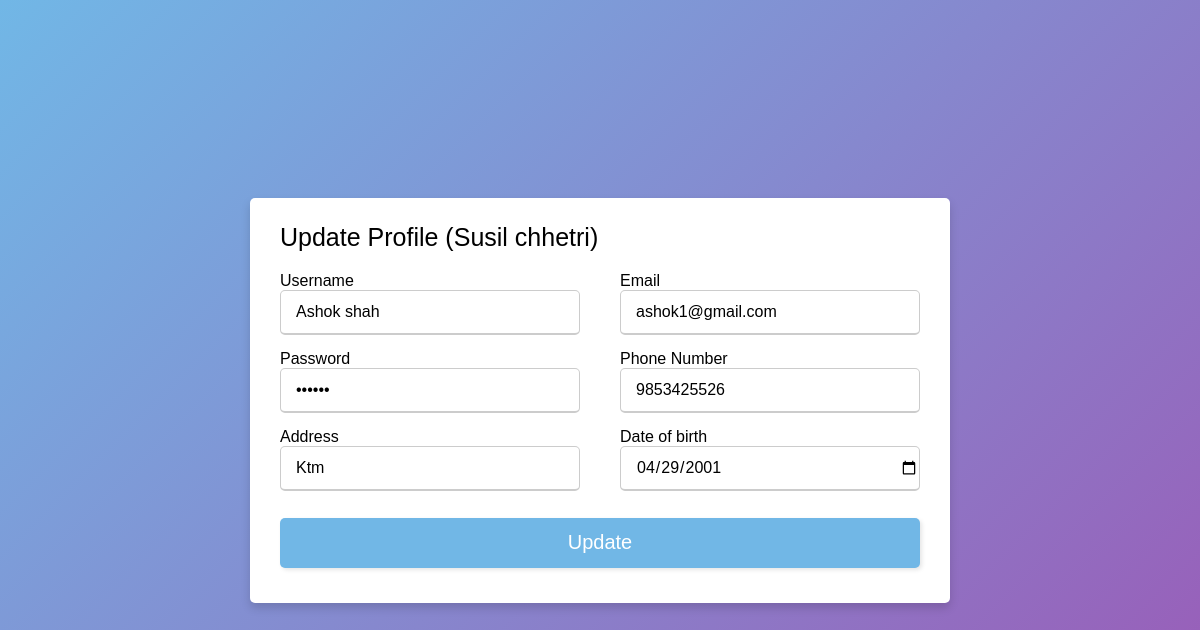
Page /patient_manage_profile.php?id=2 (signed in) on the committed database.
### tables this page shows
CREATE TABLE `patient` (
  `id` int(10) NOT NULL,
  `username` varchar(30) NOT NULL,
  `email` varchar(30) NOT NULL,
  `password` varchar(30) NOT NULL,
  `phone` varchar(10) NOT NULL,
  `address` varchar(20) NOT NULL,
  `dateOfBirth` date NOT NULL,
  `gender` enum('male','female','other') NOT NULL
);

### patient_manage_profile.php (the view, shortened to what this page needs)
<!DOCTYPE html>
<head>
  <link rel="stylesheet" href="register.css">
</head>
<body>
  <div class="container">
    <div class="title">Update Profile
    (<?php echo  $_SESSION['username']; ?>)
    </div>
    <div class="content">
      <form id="form1" action="" method="post">
        <div class="user-details">
        <?php
include 'connect.php';
$id = $_GET['id'];
$selectquery = "select * from patient where id = $id ";
$query = mysqli_query($con, $selectquery);
$result = mysqli_fetch_assoc($query);
  ?>
<div class="input-box">
            <label for="userName" class="details">Username</label>
            <input type="text" id="txtUserName" class="form-control" placeholder="Enter your username" name="userName" value="<?php echo $result['username']; ?>" >
          </div>
          <div class="input-box">
            <label for="email" class="details">Email</label>
            <input type="email" id="txtEmail" class="form-control" placeholder="Enter your email" name="email" value="<?php echo $result['email']; ?>">
          </div>
          <div class="input-box">
            <label for="password" class="details">Password</label>
            <input type="password" id="txtPassword" class="form-control" placeholder="Enter your password" name="password" value="<?php echo $result['password']; ?>">
          </div>
          <div class="input-box">
            <label for="phone" class="details">Phone Number</label>
            <input type="phone" id="txtPhone" class="form-control" placeholder="Enter your phone number" name="phone" value="<?php echo $result['phone']; ?>">
          </div>
          <div class="input-box">
            <label for="address" class="details">Address</label>
            <input type="text" id="txtAddress" class="form-control" placeholder="Enter your address" name="address" value="<?php echo $result['address']; ?>">
          </div>
          <div class="input-box">
          <label for="dateOfBirth" class="details">Date of birth</label>
              <input type="date" id="txtDateOfBirth" class="form-control" placeholder="mm / dd / yyyy" name="dateOfBirth" value="<?php echo $result['dateOfBirth']; ?>" >
          </div>
        </div>
        <div class="input-box button">
          <button type="submit" class="btn btn-primary" name="submit">Update</button>
        </div>
    </div>
  </div>
</body>
</html>

### register.css (style rules this page uses)
* { margin: 0; padding: 0; box-sizing: border-box; font-family: 'Poppins',sans-serif; }
body { height: 100vh; display: flex; justify-content: center; align-items: center; padding: 10px; background: linear-gradient(135deg, #71b7e6, #9b59b6); }
.container { max-width: 700px; width: 100%; background-color: #fff; padding: 25px 30px; border-radius: 5px; box-shadow: 0 5px 10px rgba(0,0,0,0.15); }
.container .title { font-size: 25px; font-weight: 500; position: relative; }
.content form .user-details { display: flex; flex-wrap: wrap; justify-content: space-between; margin: 20px 0 12px 0; }
form .user-details .input-box { margin-bottom: 15px; width: calc(100% / 2 - 20px); }
.user-details .input-box input { height: 45px; width: 100%; outline: none; font-size: 16px; border-radius: 5px; padding-left: 15px; border: 1px solid #ccc; border-bottom-width: 2px; transition: all 0.3s ease; }
form button { height: 50px; width: 100%; color: #fff; background: #71b7e6; border-radius: 5px; border: none; font-size: 20px; margin-bottom: 10px; cursor: pointer; box-shadow: 2px 2px 4px rgba(0,0,0,0.1); transition: all 0.1s ease; }

### rows in the picture
patient: userName "Ashok shah", email "ashok1@gmail.com", phone "9853425526", address "Ktm", dateOfBirth "04/29/2001"

### other values in the picture
$_SESSION['username'] "Susil chhetri"
